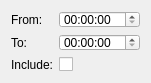
<?xml version="1.0" encoding="UTF-8"?>
<ui version="4.0">
 <class>TimeInterval</class>
 <widget class="QWidget" name="TimeInterval">
  <property name="geometry">
   <rect>
    <x>0</x>
    <y>0</y>
    <width>151</width>
    <height>83</height>
   </rect>
  </property>
  <property name="minimumSize">
   <size>
    <width>151</width>
    <height>83</height>
   </size>
  </property>
  <property name="windowTitle">
   <string>Filter</string>
  </property>
  <layout class="QFormLayout" name="formLayout">
   <item row="0" column="0">
    <widget class="QLabel" name="label">
     <property name="text">
      <string>From:</string>
     </property>
    </widget>
   </item>
   <item row="0" column="1">
    <widget class="QTimeEdit" name="startTimeEdit">
     <property name="calendarPopup">
      <bool>true</bool>
     </property>
    </widget>
   </item>
   <item row="1" column="0">
    <widget class="QLabel" name="label_2">
     <property name="text">
      <string>To:</string>
     </property>
    </widget>
   </item>
   <item row="1" column="1">
    <widget class="QTimeEdit" name="endTimeEdit">
     <property name="calendarPopup">
      <bool>true</bool>
     </property>
    </widget>
   </item>
   <item row="2" column="1">
    <widget class="QCheckBox" name="inclusiveCheckBox">
     <property name="text">
      <string/>
     </property>
    </widget>
   </item>
   <item row="2" column="0">
    <widget class="QLabel" name="label_3">
     <property name="text">
      <string>Include:</string>
     </property>
    </widget>
   </item>
  </layout>
 </widget>
 <resources/>
 <connections/>
</ui>
